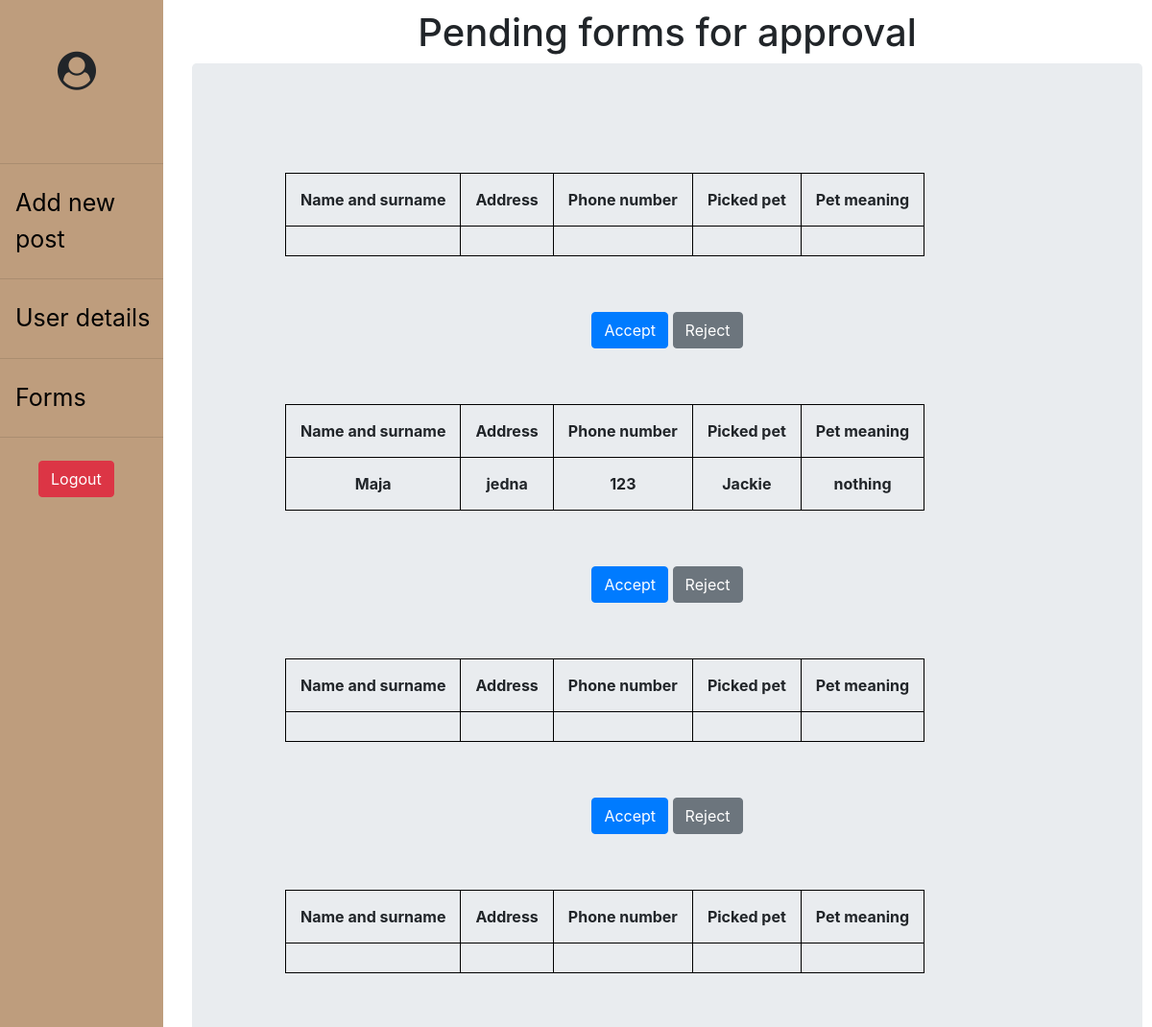
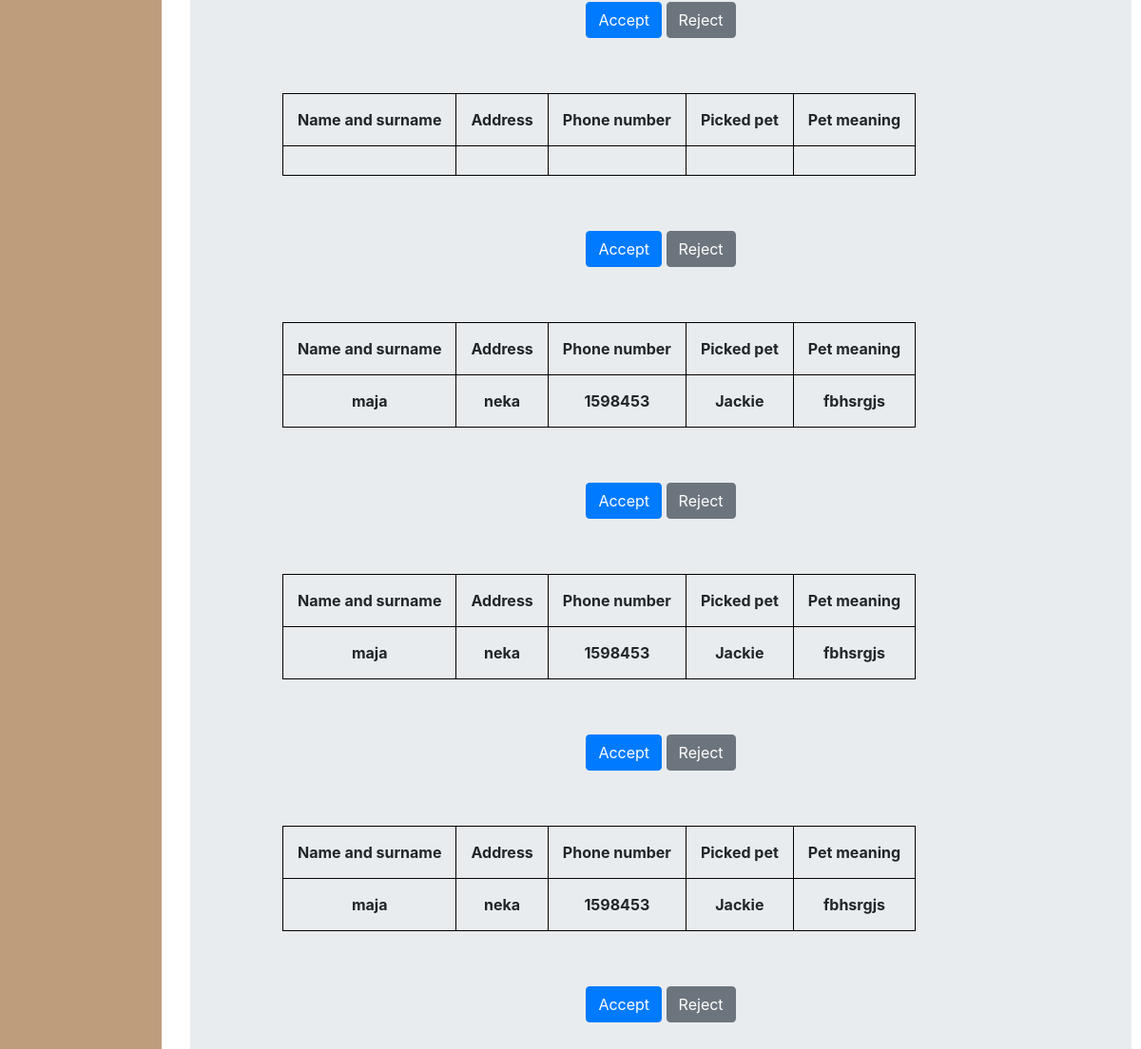
Screenshot of /admin/forms.php with the database file from the repository (2 pictures, top to bottom).
### tables this page shows
CREATE TABLE `form` (
  `id` int(11) NOT NULL,
  `name_surname` varchar(255) NOT NULL,
  `address` varchar(255) NOT NULL,
  `phone_number` varchar(255) NOT NULL,
  `picked_pet` varchar(255) NOT NULL,
  `pet_meaning` varchar(500) NOT NULL
);

### login/functions.php (called while the page is built, shortened)
<?php
    function fetchAll($query){
        $con = new PDO(DBINFO, DBUSER, DBPASS);
        $stmt = $con->query($query);
        return $stmt->fetchAll();
    }
?>

### admin/forms.php (the view, shortened to what this page needs)
<?php
include("../login/functions.php");
?>
<!doctype html>
<html lang="en">
<head>
    <link rel="stylesheet" href="https://cdnjs.cloudflare.com/ajax/libs/font-awesome/4.7.0/css/font-awesome.min.css">
    <link rel="stylesheet" href="css/index.css">
    <link rel="stylesheet" href="css/forms.css">
    <link rel="stylesheet" href="https://maxcdn.bootstrapcdn.com/bootstrap/4.0.0/css/bootstrap.min.css">
</head>
<body>
<main class="main_role">
    <h1 style="text-align: center">Pending forms for approval</h1>
    <section class="jumbotron text-center">
        <div class="container">
            <?php
            $query = "select * from `form`;";
            if(count(fetchAll($query))>0){
                foreach(fetchAll($query) as $row){
                    ?>
                    <table>
                        <tr>
                        <th>Name and surname</th><th>Address</th><th>Phone number</th><th>Picked pet</th><th>Pet meaning</th></tr>
                        <tr>
                        <th><?php echo $row['name_surname'] ?></th>
                        <th><?php echo $row['address'] ?></th>
                        <th><?php echo $row['phone_number'] ?></th>
                        <th><?php echo $row['picked_pet'] ?></th>
                        <th><?php echo $row['pet_meaning'] ?></th>
                        </tr>
                    </table>
                        <a href="./forms/accept.php?id=<?php echo $row['id'] ?>" class="btn btn-primary my-2">Accept</a>
                        <a href="./forms/reject.php?id=<?php echo $row['id'] ?>" class="btn btn-secondary my-2">Reject</a>
                    <?php
                }
            }else{
                echo "No Pending Requests.";
            }
            ?>
        </div>
    </section>
</main>
<div id="sidenav" class="sidenav">
    <h1><i class="fa fa-user-circle"></i></h1>
    <br><br>
    <hr>
    <a href="new_post.php">Add new post</a>
    <hr>
    <a href="index.php">User details</a>
    <hr>
    <a href="forms.php">Forms</a>
    <hr>
    <div class="logout">
        <form method="post">
            <button name="logout" class="btn btn-danger my-2" >Logout</button>
        </form>
    </div>
</div>
</body>
</html>

### admin/css/index.css (style rules this page uses)
html { margin-top: -240px; margin-left: -500px; }
.sidenav { height: 100%; width: 170px; position: fixed; z-index: 1; top: 0; left: 0; background-color: rgba(180, 141, 104, 0.86); overflow-x: hidden; padding-top: 50px; }
.sidenav a { padding: 6px 8px 6px 16px; text-decoration: none; font-size: 25px; color: #000000; display: block; }
.sidenav i { margin-left: 60px; }
.logout { margin-left: 40px;; }

### admin/css/forms.css (style rules this page uses)
th, tr { border: 1px solid black; padding: 15px; text-align: center; }
.main_role { margin-left: 690px; margin-top: 250px; padding: 0px 10px; }
table { margin: 50px; }

### rows the page displays
form: name_surname "Maja", address "jedna", phone_number "123", picked_pet "Jackie", pet_meaning "nothing"
form: name_surname "maja", address "neka", phone_number "1598453", picked_pet "Jackie", pet_meaning "fbhsrgjs"
form: name_surname "maja", address "neka", phone_number "1598453", picked_pet "Jackie", pet_meaning "fbhsrgjs"
form: name_surname "maja", address "neka", phone_number "1598453", picked_pet "Jackie", pet_meaning "fbhsrgjs"
